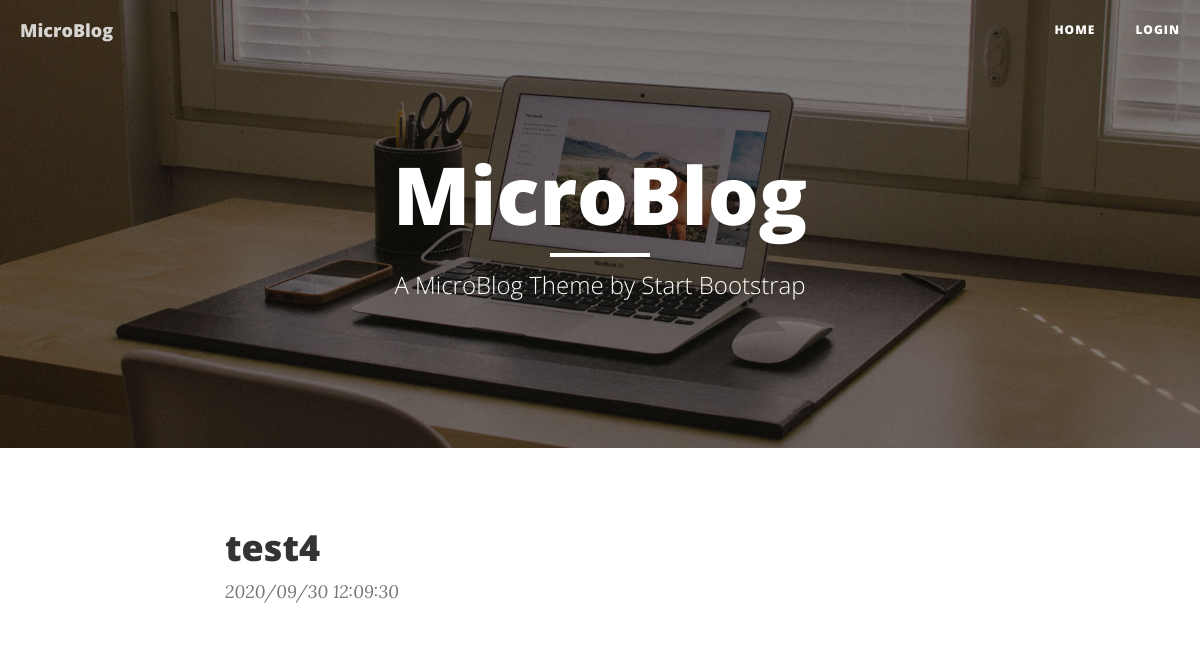
Before: /4/detail with the older database file.
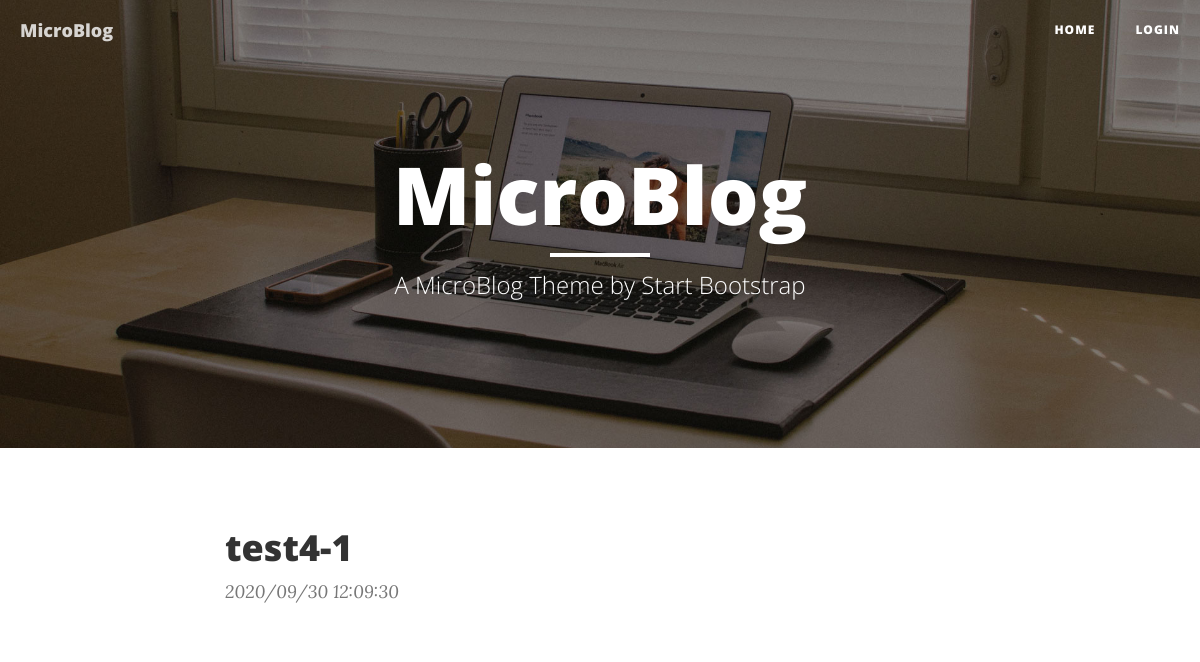
After: the same page with the newer database file.
### blog/models.py (models this page shows)
class Blog(models.Model):
    content = models.CharField(max_length=140, verbose_name='本文') #投稿内容
    posted_date = models.DateTimeField(auto_now_add=True) #投稿日時

### blog/views.py (the view)
# urls.py: path('<int:pk>/detail', BlogDetailView.as_view(), name='detail'),
class BlogDetailView(DetailView): #詳細ページ
    model = Blog
    context_object_name = 'blog'

### blog/templates/blog/blog_detail.html (shortened to what this page needs)
{% extends "base.html" %}
{% block content %}
<div class="row">
    <div class="col-lg-8 col-lg-offset-2 col-md-10 col-md-offset-1">
        <div class="post-preview">
            <a href="{% url 'index' %}">
                <h2 class="post-title">
                    {{ blog.content }}
                </h2>
            </a>
            <p class="post-meta">{{ blog.posted_date | date:"Y/m/d h:m:s" }}
        </div>
{% endblock %}

Changed rows visible on the page:
changed Blog: content "test4" → "test4-1"
